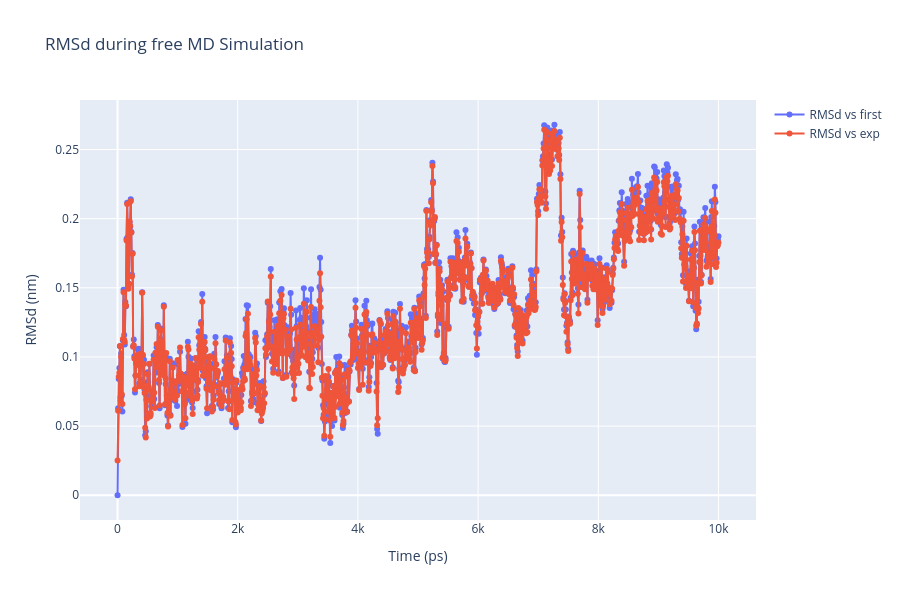

Write notebook code for a chart like this one.
### Code cell
import plotly.graph_objs as go

# Read RMS vs first snapshot data from file 
with open(output_rms_first,'r') as rms_first_file:
    x, y = zip(*[
        (float(line.split()[0]), float(line.split()[1]))
        for line in rms_first_file
        if not line.startswith(("#", "@"))
    ])

# Read RMS vs experimental structure data from file 
with open(output_rms_exp,'r') as rms_exp_file:
    x2, y2 = zip(*[
        (float(line.split()[0]), float(line.split()[1]))
        for line in rms_exp_file
        if not line.startswith(("#", "@"))
    ])

fig = make_subplots()
fig.add_trace(go.Scatter(x=x, y=y, mode="lines+markers", name="RMSd vs first"))
fig.add_trace(go.Scatter(x=x, y=y2, mode="lines+markers", name="RMSd vs exp"))

# Set layout including height
fig.update_layout(
    title="RMSd during free MD Simulation",
    xaxis=dict(title="Time (ps)"),
    yaxis=dict(title="RMSd (nm)"),
    height=600
)

# Show the figure
fig.show()

### Figure 1 — Plotly figure (JSON) as saved in the notebook; plotly's stock layout.template omitted (floating-point values rounded to 4 significant figures; data arrays with more than 128 entries replaced by an {"elided": "..."} marker saying what was removed)
{"data": [{"mode": "lines+markers", "name": "RMSd vs first", "type": "scatter", "x": {"elided": "1001 int values"}, "y": {"elided": "1001 float values"}}, {"mode": "lines+markers", "name": "RMSd vs exp", "type": "scatter", "x": {"elided": "1001 int values"}, "y": {"elided": "1001 float values"}}], "layout": {"height": 600, "title": {"text": "RMSd during free MD Simulation"}, "xaxis": {"anchor": "y", "domain": [0, 1], "title": {"text": "Time (ps)"}}, "yaxis": {"anchor": "x", "domain": [0, 1], "title": {"text": "RMSd (nm)"}}}}
